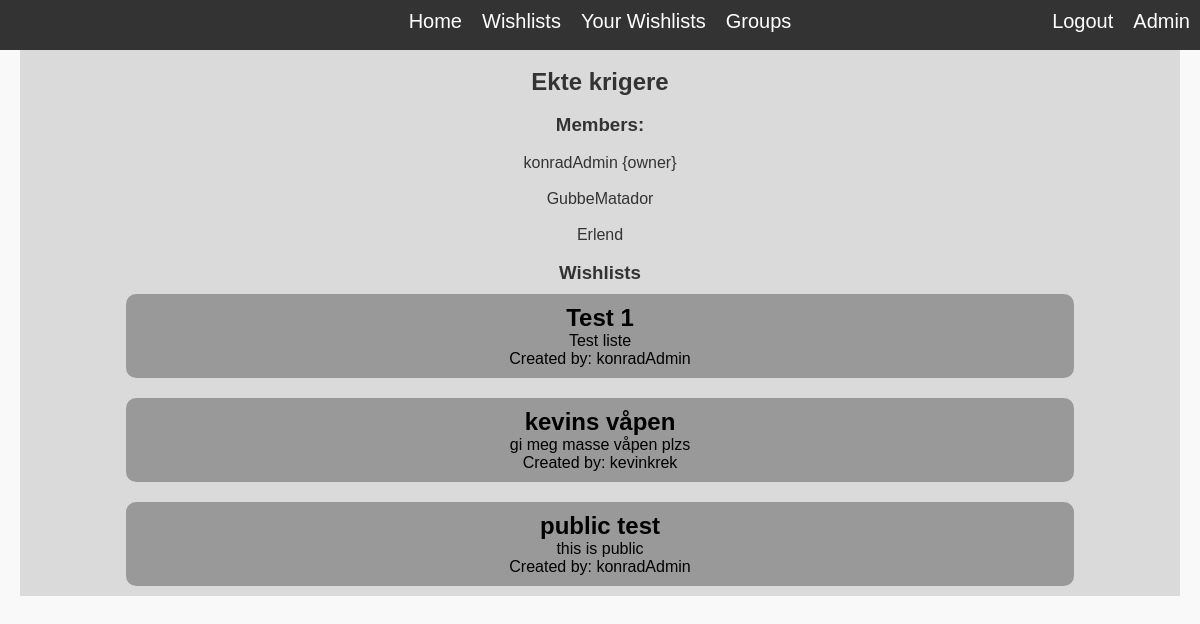
The app's page /groups/1/ (signed in) with its own data.
### wishlistManager/models.py (models this page shows, shortened)
class WishlistGroup(models.Model):
    name = models.CharField(max_length=100)
    description = models.TextField()
    owner = models.ForeignKey('auth.User', related_name='owned_groups', on_delete=models.CASCADE)
    members = models.ManyToManyField('auth.User', related_name='wishlist_groups')
    def can_view(self, user):
        if self.owner == user or user in self.users.all():
            return True
        return False

class Wishlist(models.Model):
    name = models.CharField(max_length=100)
    description = models.TextField()
    date_created = models.DateTimeField(auto_now_add=True)
    date_modified = models.DateTimeField(auto_now=True)
    privacy_level = models.IntegerField(default=0)
    user = models.ForeignKey('auth.User', related_name='created_wishlists', on_delete=models.CASCADE)
    groups_with_permission = models.ManyToManyField(WishlistGroup, related_name='wishlists', blank=True, null=True)
    users_with_permission = models.ManyToManyField('auth.User', related_name='wishlists', blank=True, null=True)

### wishlistManager/views.py (the view)
# urls.py: path("", views.group_detail, name="group_detail")
@login_required
def group_detail(request, group_id):
    group = get_object_or_404(WishlistGroup, id=group_id)
    users = group.members.all()
    owner = group.owner
    can_view = group.can_view(request.user)
    if can_view == False:
        group = None
    wishlists = Wishlist.objects.all()
    wishlists_for_group = [wishlist for wishlist in wishlists if group in wishlist.groups_with_permission.all()]
    context = {'group':group, 'wishlists':wishlists_for_group, 'can_view':can_view, 'users':users, 'owner':owner}
    return render(request, 'group_detail.html', context)

### wishlistManager/templates/group_detail.html (shortened to what this page needs)
{% extends "base.html" %}
{% load static %}
        {% block content %}
        <h2>{{group.name}}</h2>
        <br>
        <h3>Members:</h3>
        {% for user in users %}
        <br>
        <p>{{user.username}}{% if owner == user %} {owner} {% endif %}
        </p>
        {% endfor%}
        <br>
        <h3> Wishlists </h3>
        {% for wishlist in wishlists %}
        <a href="{% url 'wishlist_detail' wishlist.id %}">
            <div class= "wishlist">
                <h2>{{ wishlist.name }}</h2>
                {% if wishlist.description %}
                    <p>{{ wishlist.description }}</p>
                {% endif %}
                <p>Created by: {{ wishlist.user }}</p>
            </div>
        </a>
        {% endfor %}
        {% endblock %}

### wishlistManager/static/styles/styles.css (style rules this page uses)
* { margin: 0; padding: 0; }
body { font-family: Arial, Helvetica, sans-serif; background-color: #f9f9f9; color: #333; margin:0; padding: 20px; overflow: hidden; }
a { text-decoration: none; color: #4a90e2; }
.wishlist { margin: 10px; padding: 10px; background-color: #999999; text-align: center; border-radius: 10px; width: 80%; }
.wishlist h1, .wishlist h2, .wishlist h3, .wishlist p { color: rgb(0, 0, 0); text-decoration: none; }

### records on screen
WishlistGroup: name "Ekte krigere"
Wishlist: name "Test 1", description "Test liste", user "konradAdmin"
Wishlist: name "kevins våpen", description "gi meg masse våpen plzs", user "kevinkrek"
Wishlist: name "public test", description "this is public", user "konradAdmin"

### other values on screen
{{ user.username }} "konradAdmin"
{{ user.username }} "GubbeMatador"
{{ user.username }} "Erlend"
